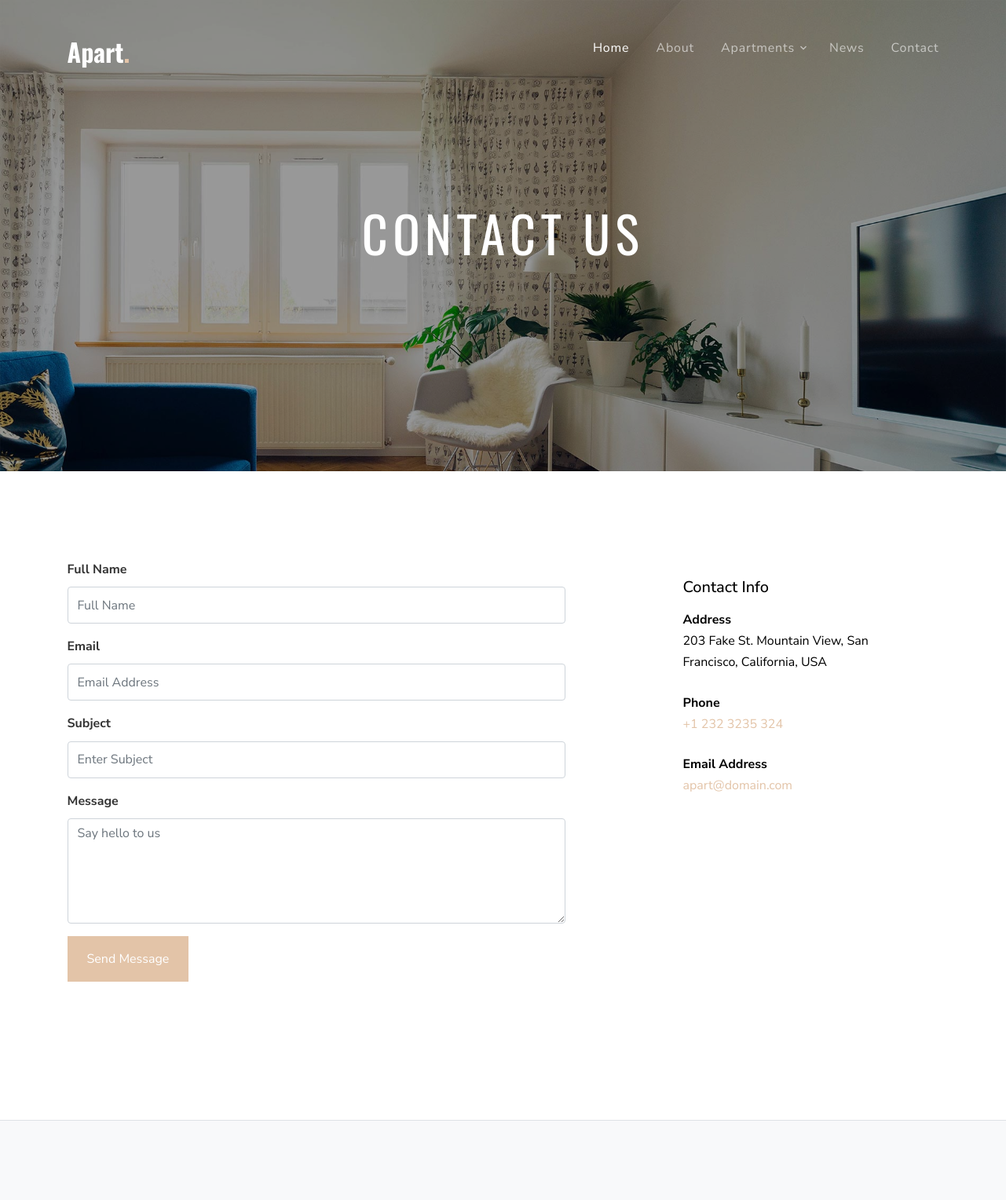
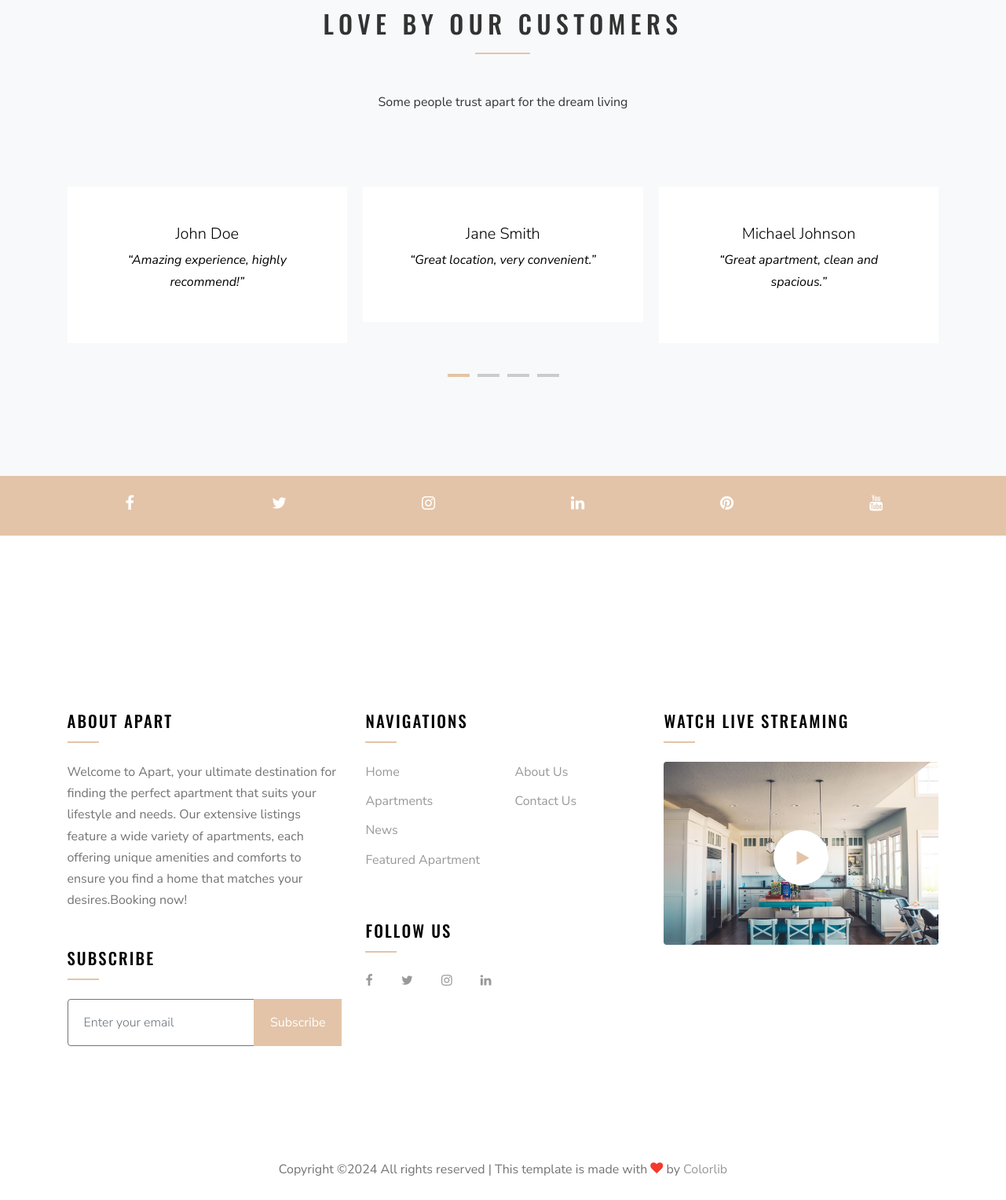
The page /contact.php on the database its author committed (2 pictures, top to bottom).
### tables this page shows
CREATE TABLE `reviews` (
  `id` int(11) NOT NULL,
  `property_id` int(11) DEFAULT NULL,
  `customer_id` int(11) DEFAULT NULL,
  `rating` int(11) NOT NULL,
  `comment` text DEFAULT NULL,
  `review_date` date NOT NULL
);

CREATE TABLE `customers` (
  `id` int(11) NOT NULL,
  `name` varchar(255) NOT NULL,
  `email` varchar(255) NOT NULL,
  `phone` varchar(20) DEFAULT NULL,
  `address` text DEFAULT NULL
);

CREATE TABLE `contents` (
  `id` int(11) NOT NULL,
  `title` varchar(255) NOT NULL,
  `body` text NOT NULL,
  `admin_id` int(11) DEFAULT NULL,
  `created_at` timestamp NULL DEFAULT current_timestamp()
);

### contact.php (the view, shortened to what this page needs)
<?php
include("koneksi/koneksi.php");
?>
<!DOCTYPE html>
<html lang="en">
<head>
    <?php include_once("include/head.php"); ?>
</head>
<body>
<div class="site-wrap">
  <div class="site-navbar mt-4">
    <div class="container py-1">
      <div class="row align-items-center">
        <div class="col-8 col-md-8 col-lg-4">
          <h1 class="mb-0"><a href="index.php" class="text-white h2 mb-0"><strong>Apart<span class="text-primary">.</span></strong></a></h1>
        </div>
        <div class="col-4 col-md-4 col-lg-8">
          <nav class="site-navigation text-right text-md-right" role="navigation">
            <?php include_once("include/nav.php"); ?>
          </nav>
        </div>
      </div>
    </div>
  </div>
  <div class="site-blocks-cover inner-page-cover overlay" style="background-image: url('images/hero_bg_1.jpg');" data-aos="fade" data-stellar-background-ratio="0.5">
    <div class="container">
      <div class="row align-items-center justify-content-center">
        <div class="col-md-7 text-center" data-aos="fade-up" data-aos-delay="400">
          <h1 class="text-white">Contact Us</h1>
        </div>
      </div>
    </div>
  </div>
  <div class="site-section border-bottom">
    <div class="container">
      <div class="row">
        <div class="col-md-12 col-lg-7 mb-5">
          <form action="<?php echo htmlspecialchars($_SERVER["PHP_SELF"]); ?>" method="post" class="contact-form">
            <div class="row form-group">
              <div class="col-md-12 mb-3 mb-md-0">
                <label class="font-weight-bold" for="fullname">Full Name</label>
                <input type="text" id="fullname" name="fullname" class="form-control" placeholder="Full Name" required>
              </div>
            </div>
            <div class="row form-group">
              <div class="col-md-12">
                <label class="font-weight-bold" for="email">Email</label>
                <input type="email" id="email" name="email" class="form-control" placeholder="Email Address" required>
              </div>
            </div>
            <div class="row form-group">
              <div class="col-md-12">
                <label class="font-weight-bold" for="subject">Subject</label>
                <input type="text" id="subject" name="subject" class="form-control" placeholder="Enter Subject" required>
              </div>
            </div>
            <div class="row form-group">
              <div class="col-md-12">
                <label class="font-weight-bold" for="message">Message</label>
                <textarea name="message" id="message" cols="30" rows="5" class="form-control" placeholder="Say hello to us" required></textarea>
              </div>
            </div>
            <div class="row form-group">
              <div class="col-md-12">
                <input type="submit" value="Send Message" class="btn btn-primary py-3 px-4">
              </div>
            </div>
          </form>
        </div>
        <div class="col-lg-4 ml-auto">
          <div class="p-4 mb-3 bg-white">
            <h3 class="h5 text-black mb-3">Contact Info</h3>
            <p class="mb-0 font-weight-bold text-black">Address</p>
            <p class="mb-4 text-black">203 Fake St. Mountain View, San Francisco, California, USA</p>
            <p class="mb-0 font-weight-bold text-black">Phone</p>
            <p class="mb-4"><a href="#">+1 232 3235 324</a></p>
            <p class="mb-0 font-weight-bold text-black">Email Address</p>
            <p class="mb-0"><a href="#">apart@domain.com</a></p>
          </div>
        </div>
      </div>
    </div>
  </div>
  <div class="site-section block-13 bg-light">
    <div class="container" data-aos="fade-up">
      <div class="row">
        <div class="site-section-heading text-center mb-5 w-border col-md-6 mx-auto">
          <h2 class="mb-5">Love By Our Customers</h2>
          <p>Some people trust apart for the dream living</p>
        </div>
      </div>
      <div class="nonloop-block-13 owl-carousel">
        <?php
        $sql = "SELECT r.id, p.name AS property_name, c.name AS customer_name, r.rating, r.comment, r.review_date
        FROM reviews r
        INNER JOIN properties p ON r.property_id = p.id
        INNER JOIN customers c ON r.customer_id = c.id";
        $query = mysqli_query($koneksi, $sql);
        while ($results = mysqli_fetch_array($query)){
        ?>
            <div class="text-center p-3 p-md-5 bg-white">
                <div class="text-black">
                    <h3 class="font-weight-light h5"><?php echo $results['customer_name']; ?></h3>
                    <p class="font-italic">&ldquo;<?php echo $results['comment']; ?>&rdquo;</p>
                </div>
            </div>
            <?php
            }
            ?>
        </div>
    </div>
</div>
    <div class="bg-primary" data-aos="fade">
      <div class="container">
        <div class="row">
          <a href="#" class="col-2 text-center py-4 social-icon d-block"><span class="icon-facebook text-white"></span></a>
          <a href="#" class="col-2 text-center py-4 social-icon d-block"><span class="icon-twitter text-white"></span></a>
          <a href="#" class="col-2 text-center py-4 social-icon d-block"><span class="icon-instagram text-white"></span></a>
          <a href="#" class="col-2 text-center py-4 social-icon d-block"><span class="icon-linkedin text-white"></span></a>
          <a href="#" class="col-2 text-center py-4 social-icon d-block"><span class="icon-pinterest text-white"></span></a>
          <a href="#" class="col-2 text-center py-4 social-icon d-block"><span class="icon-youtube text-white"></span></a>
        </div>
      </div>
    </div>
    <footer class="site-footer">
      <?php include_once("include/footer.php");?>
    </footer>
  </div>
  </body>
</html>

### include/footer.php (shortened to what this page needs)
<footer class="site-footer">
  <div class="container">
    <div class="row">
      <div class="col-lg-4">
        <div class="mb-5">
          <?php
          $query = mysqli_query($koneksi, "SELECT * FROM contents WHERE `contents`.`id` = 3");
          $contents = mysqli_fetch_array($query);
          ?>
          <h3 class="footer-heading mb-4">About Apart</h3>
          <p><?php echo $contents['body']; ?></p>
        </div>
        <div class="mb-5">
          <h3 class="footer-heading mb-4">Subscribe</h3>
          <form action="#" method="post" class="site-block-subscribe">
            <div class="input-group mb-3">
              <input type="text" class="form-control border-secondary bg-transparent" placeholder="Enter your email"
                aria-label="Enter Email" aria-describedby="button-addon2">
              <div class="input-group-append">
                <button class="btn btn-primary rounded-top-right-0" type="button" id="button-addon2">Subscribe</button>
              </div>
            </div>
          </form>
        </div>
      </div>
      <div class="col-lg-4 mb-5 mb-lg-0">
        <div class="row mb-5">
          <div class="col-md-12">
            <h3 class="footer-heading mb-4">Navigations</h3>
          </div>
          <div class="col-md-6 col-lg-6">
            <ul class="list-unstyled">
              <li><a href="index.php">Home</a></li>
              <li><a href="apartments.php">Apartments</a></li>
              <li><a href="news.php">News</a></li>
              <li><a href="apartments.php">Featured Apartment</a></li>
            </ul>
          </div>
          <div class="col-md-6 col-lg-6">
            <ul class="list-unstyled">
              <li><a href="about.php">About Us</a></li>
              <li><a href="contact.php">Contact Us</a></li>
            </ul>
          </div>
        </div>
        <div class="row">
          <div class="col-md-12">
            <h3 class="footer-heading mb-4">Follow Us</h3>
            <div>
              <a href="#" class="pl-0 pr-3"><span class="icon-facebook"></span></a>
              <a href="#" class="pl-3 pr-3"><span class="icon-twitter"></span></a>
              <a href="#" class="pl-3 pr-3"><span class="icon-instagram"></span></a>
              <a href="#" class="pl-3 pr-3"><span class="icon-linkedin"></span></a>
            </div>
          </div>
        </div>
      </div>
      <div class="col-lg-4 mb-5 mb-lg-0">
        <div class="mb-5">
          <h3 class="footer-heading mb-4">Watch Live Streaming</h3>
          <div class="block-16">
            <figure>
              <a href="https://vimeo.com/channels/staffpicks/93951774" class="play-button popup-vimeo"><span class="icon-play"></span></a>
            </figure>
          </div>
        </div>
      </div>
    </div>
    <div class="row pt-5 mt-5 text-center">
      <div class="col-md-12">
        <p>
          Copyright &copy; All rights reserved | This template is made with <i class="icon-heart text-danger" aria-hidden="true"></i> by <a href="https://colorlib.com" target="_blank">Colorlib</a>
        </p>
      </div>
    </div>
  </div>
</footer>

### css/style.css (style rules this page uses)
body { line-height: 1.7; font-weight: 400; font-size: 1rem; color: #333; font-family: "Nunito Sans", -apple-system, BlinkMacSystemFont, "Segoe UI", Roboto, "Helvetica Neue", Arial, sans-serif, "Apple Color Emoji", "Segoe UI Emoji", "Segoe UI Symbol", "Noto Color Emoji"; }
h1, h2, h3, h4, h5, h6 { font-family: 'Oswald', sans-serif; }
a { -webkit-transition: .3s all ease; -o-transition: .3s all ease; transition: .3s all ease; }
.text-black { color: #000 !important; }
.site-wrap:before { -webkit-transition: .3s all ease-in-out; -o-transition: .3s all ease-in-out; transition: .3s all ease-in-out; background: rgba(0, 0, 0, 0.6); content: ""; position: absolute; z-index: 2000; top: 0; left: 0; right: 0; bottom: 0; opacity: 0; visibility: hidden; }
.btn { position: relative; top: 0; border-radius: 0px; }
.btn.btn-primary { color: #fff; }
.form-control { height: 47px; }
.site-section { padding: 3em 0; }
@media (min-width: 768px) { .site-section { padding: 7em 0; } }
.site-footer { padding: 4em 0; }
@media (min-width: 768px) { .site-footer { padding: 7em 0; } }
.site-footer p { color: #737373; }
.site-footer h2, .site-footer h3, .site-footer h4, .site-footer h5 { color: #fff; }
.site-footer a { color: #999999; }
.site-footer ul li { margin-bottom: 10px; }
.site-footer .footer-heading { font-size: 1.3rem; text-transform: uppercase; letter-spacing: .1em; color: #000; position: relative; padding-bottom: 15px; }
.site-footer .footer-heading:before { content: ""; background: #e3c4a8; width: 40px; height: 2px; position: absolute; bottom: 0; }
.site-navbar { margin-bottom: 0px; width: 100%; border-bottom: none; position: absolute; z-index: 99; }
.site-blocks-cover { background-size: cover; background-repeat: no-repeat; background-position: top; }
.site-blocks-cover.overlay { position: relative; }
.site-blocks-cover.overlay:before { position: absolute; content: ""; left: 0; bottom: 0; right: 0; top: 0; background: rgba(0, 0, 0, 0.4); }
.site-blocks-cover, .site-blocks-cover .row { min-height: 600px; height: calc(100vh); }
.site-blocks-cover.inner-page-cover, .site-blocks-cover.inner-page-cover .row { min-height: 600px; height: calc(30vh); }
.site-blocks-cover h1 { font-weight: 900; color: #fff; font-size: 4rem; font-weight: normal; letter-spacing: .1em; text-transform: uppercase; }
.site-block-subscribe .btn { padding-left: 20px; padding-right: 20px; }
.site-block-subscribe .form-control { font-weight: 300; height: 60px; color: #000; padding-left: 20px; padding-right: 20px; }
.block-13, .slide-one-item { position: relative; z-index: 1; }
.block-16 figure { position: relative; }
.block-16 figure .play-button { position: absolute; top: 50%; left: 50%; -webkit-transform: translate(-50%, -50%); -ms-transform: translate(-50%, -50%); transform: translate(-50%, -50%); font-size: 20px; width: 70px; height: 70px; background: #fff; display: block; border-radius: 50%; opacity: 1; color: #e3c4a8 !important; }
.block-16 figure .play-button > span { position: absolute; left: 55%; top: 50%; -webkit-transform: translate(-60%, -50%); -ms-transform: translate(-60%, -50%); transform: translate(-60%, -50%); }
.site-section-heading h2 { font-size: 2rem; letter-spacing: .2em; text-transform: uppercase; }
.site-section-heading.w-border h2 { position: relative; padding-bottom: 20px; display: inline-block; }
.site-section-heading.w-border h2:after { position: absolute; content: ""; width: 70px; left: 0; bottom: 0; height: 2px; background: #e3c4a8; }
.site-section-heading.w-border.text-center h2:after { left: 50%; -webkit-transform: translateX(-50%); -ms-transform: translateX(-50%); transform: translateX(-50%); }
.social-icon span { font-size: 20px; }
form .form-control { background: none; }

### rows shown on the page
reviews: customer.name "John Doe", comment "Amazing experience, highly recommend!"
reviews: customer.name "Jane Smith", comment "Great location, very convenient."
reviews: customer.name "Michael Johnson", comment "Great apartment, clean and spacious."
contents: body "Welcome to Apart, your ultimate destination for finding the perfect apartment that suits your lifestyle and needs. Our extensive listings feature a wide variety of apartments, each offering unique amenities and comforts to ensure you find a home that matches your desires.Booking now!"
